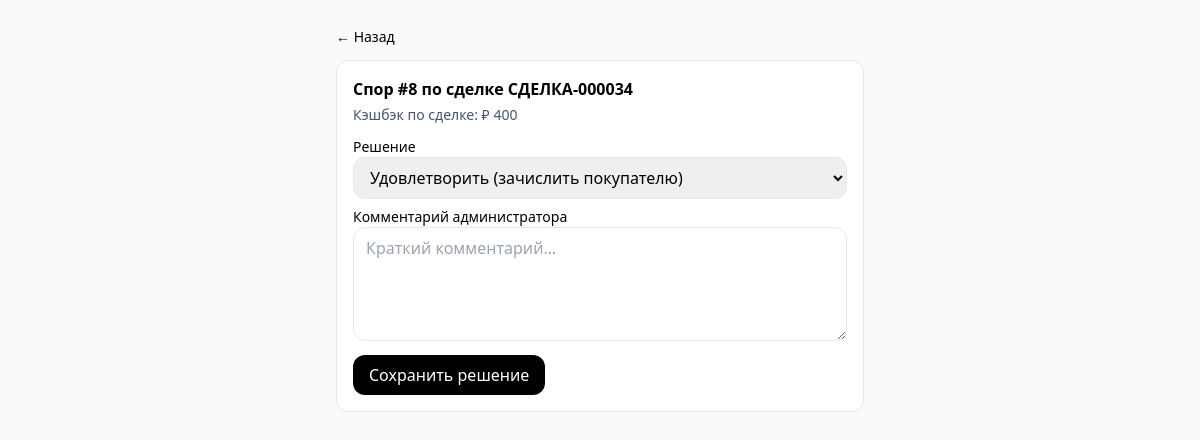
The page /admin/dispute_resolve.php?id=8 (signed in) on the database its author committed.
### tables this page shows
CREATE TABLE IF NOT EXISTS `disputes` (
  `id` int(11) NOT NULL AUTO_INCREMENT,
  `deal_id` int(11) NOT NULL,
  `opened_by` int(11) NOT NULL,
  `reason` text NOT NULL,
  `status` enum('OPEN','RESOLVED') NOT NULL DEFAULT 'OPEN',
  `resolution` enum('ACCEPTED','REJECTED') DEFAULT NULL,
  `admin_comment` text,
  `created_at` datetime NOT NULL DEFAULT CURRENT_TIMESTAMP,
  `closed_at` datetime DEFAULT NULL,
  `winner_user_id` int(11) DEFAULT NULL,
  `resolved_at` datetime DEFAULT NULL,
  PRIMARY KEY (`id`),
  UNIQUE KEY `deal_id` (`deal_id`),
  KEY `opened_by` (`opened_by`),
  KEY `idx_winner` (`winner_user_id`)
);

CREATE TABLE IF NOT EXISTS `deals` (
  `id` int(11) NOT NULL AUTO_INCREMENT,
  `number` varchar(20) NOT NULL,
  `seller_id` int(11) NOT NULL,
  `buyer_id` int(11) NOT NULL,
  `created_by` int(11) NOT NULL DEFAULT '0',
  `title` varchar(200) NOT NULL,
  `product_url` varchar(500) NOT NULL,
  `cashback` int(11) NOT NULL,
  `commission` int(11) NOT NULL DEFAULT '100',
  `terms_text` text NOT NULL,
  `moderation_mode` enum('none','full') NOT NULL DEFAULT 'none',
  `status` enum('PENDING_ACCEPTANCE','AWAITING_FUNDING','FUNDED','IN_PROGRESS','SUBMITTED','ACCEPTED','REJECTED','DISPUTE_OPENED','RESOLVED_ACCEPTED','RESOLVED_REJECTED') NOT NULL DEFAULT 'PENDING_ACCEPTANCE',
  `created_at` datetime NOT NULL DEFAULT CURRENT_TIMESTAMP,
  `updated_at` datetime NOT NULL DEFAULT CURRENT_TIMESTAMP ON UPDATE CURRENT_TIMESTAMP,
  `listing_id` int(11) DEFAULT NULL,
  PRIMARY KEY (`id`),
  UNIQUE KEY `number` (`number`),
  KEY `seller_id` (`seller_id`),
  KEY `buyer_id` (`buyer_id`),
  KEY `fk_deals_listing` (`listing_id`)
);

### includes/utils.php (called while the page is built, shortened)
<?php
function e($s) { return htmlspecialchars((string)$s, ENT_QUOTES | ENT_SUBSTITUTE, 'UTF-8'); }

### admin/dispute_resolve.php (the view, shortened to what this page needs)
<?php
require_once __DIR__.'/../includes/config.php';
$id = (int)($_GET['id'] ?? 0);
$st = $pdo->prepare('SELECT * FROM disputes WHERE id=?');
$st->execute([$id]);
$sp = $st->fetch();
$dealSt = $pdo->prepare('SELECT * FROM deals WHERE id=?');
$dealSt->execute([$sp['deal_id']]);
$deal = $dealSt->fetch();
?>
<!doctype html><html lang="ru"><head><meta charset="utf-8"><meta name="viewport" content="width=device-width, initial-scale=1"><title>Решение по спору</title><script src="https://cdn.tailwindcss.com"></script></head>
<body class="bg-slate-50">
<main class="mx-auto max-w-xl p-6">
  <a href="/admin/index.php?tab=dispute" class="text-sm">&larr; Назад</a>
  <div class="rounded-xl border bg-white p-4 mt-3">
    <h2 class="font-semibold">Спор #<?php echo (int)$sp['id']; ?> по сделке <?php echo e($deal['number']); ?></h2>
    <div class="text-sm text-slate-600 mt-1">Кэшбэк по сделке: ₽ <?php echo (int)$deal['cashback']; ?></div>
    <form method="post" class="space-y-2 mt-3">
      <div>
        <label class="block text-sm">Решение</label>
        <select name="resolution" class="w-full border rounded-xl px-3 py-2">
          <option value="ACCEPTED">Удовлетворить (зачислить покупателю)</option>
        </select>
      </div>
      <div>
        <label class="block text-sm">Комментарий администратора</label>
        <textarea name="admin_comment" class="w-full border rounded-xl px-3 py-2" rows="4" placeholder="Краткий комментарий…"></textarea>
      </div>
      <button class="px-4 py-2 rounded-xl bg-black text-white">Сохранить решение</button>
    </form>
  </div>
</main>
</body></html>

### rows shown on the page
disputes: id "8"
deals: number "СДЕЛКА-000034", cashback "400"
